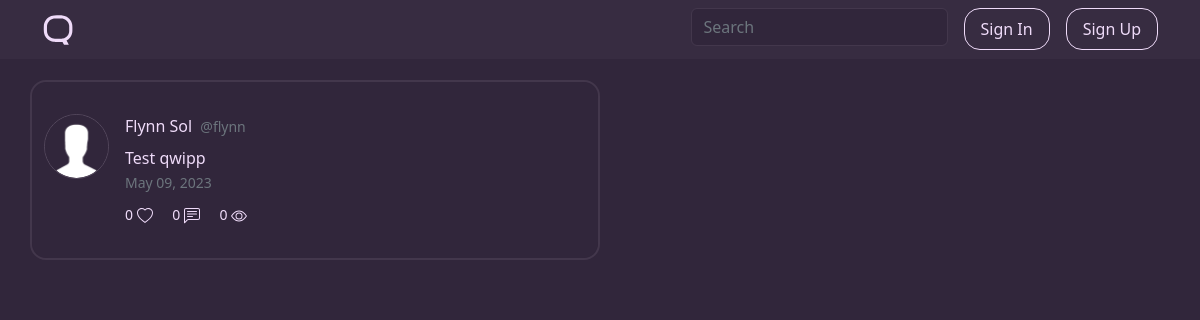
Screenshot of /u/flynn/qwipp/1 with the database file from the repository.
### qwippit/models.py (models this page shows, shortened)
class User(db.Model, UserMixin):
    id = db.Column(db.Integer, primary_key=True)
    username = db.Column(db.String(16), unique=True, nullable=False)
    displayname = db.Column(db.String(20), nullable=False)
    email = db.Column(db.String(120), unique=True, nullable=False)
    bio = db.Column(db.String(256))
    image_file = db.Column(db.String(20), nullable=False, default='default.png')
    banner_file = db.Column(db.String(20), nullable=False, default='default.png')
    password = db.Column(db.String(60), nullable=False)
    verified = db.Column(db.Boolean(), nullable=False, default=False)
    emailverified = db.Column(db.Boolean(), nullable=False, default=False)
    following = db.relationship('User',
                                secondary=followers,
                                primaryjoin=(followers.c.follower_id == id),
                                secondaryjoin=(followers.c.followed_id == id),
                                backref=db.backref('followers', lazy='dynamic'),
                                lazy='dynamic')
    viewed_qwipps = db.relationship('Qwipp', secondary='qwippViews', backref='hasViewed')
    viewed_qwills = db.relationship('Qwill', secondary='qwillViews', backref='hasViewed')
    liked_qwipps = db.relationship('Qwipp', secondary='qwippLikes', backref='hasLiked')
    liked_qwills = db.relationship('Qwill', secondary='qwillLikes', backref='hasLiked')
    qwipps = db.relationship('Qwipp', backref='author', lazy=True)
    qwills = db.relationship('Qwill', backref='author', lazy=True)
    roles = db.relationship('Role', secondary='user_roles')
    like_notifications = db.Column(db.Boolean(), nullable=False, default=True)
    follow_notifications = db.Column(db.Boolean(), nullable=False, default=True)
    reply_notifications = db.Column(db.Boolean(), nullable=False, default=True)

class Qwipp(db.Model):
    id = db.Column(db.Integer, primary_key=True)
    date_posted = db.Column(db.DateTime, nullable=False, default=datetime.utcnow)
    date_edited = db.Column(db.DateTime)
    content = db.Column(db.Text(256), nullable=False)
    views = db.Column(db.Integer, nullable=False, default=0)
    likes = db.Column(db.Integer, nullable=False, default=0)
    is_reply = db.Column(db.Boolean(), nullable=False, default=False)
    qwill_reply_id = db.Column(db.Integer, db.ForeignKey('qwill.id'))
    qwipp_reply_id = db.Column(db.Integer, db.ForeignKey('qwipp.id'))
    user_id = db.Column(db.Integer, db.ForeignKey('user.id'), nullable=False)
    replies = db.relationship('Qwipp', backref=db.backref('qwipp_replied_to', remote_side=[id]))
    hashtags = db.Column(db.Integer, db.ForeignKey('hashtag.id'))

### qwippit/users/routes.py (the view, shortened to what this page needs)
@users.route("/u/<string:username>/qwipp/<int:qwipp_id>")
def qwipp(username, qwipp_id):
    user = User.query.filter(func.lower(User.username) == func.lower(username)).first_or_404()
    qwipp = Qwipp.query.get_or_404(qwipp_id)
    if username.lower() != qwipp.author.username.lower():
        return redirect('/home')
    reply_qwipp = Qwipp.query.get(qwipp.qwipp_reply_id)
    reply_qwill = Qwill.query.get(qwipp.qwill_reply_id)
    if reply_qwipp:
        return render_template('qwipps/qwipp.html', title=user.displayname + " (@" + username + ")", qwipp=qwipp, user=user, reply=reply_qwipp, isReplyToQwipp=True)
    elif reply_qwill:
        return render_template('qwipps/qwipp.html', title=user.displayname + " (@" + username + ")", qwipp=qwipp, user=user, reply=reply_qwill, isReplyToQwipp=False)
    else:
        return render_template('qwipps/qwipp.html', title=user.displayname + " (@" + username + ")", qwipp=qwipp, user=user)

### run.py (called while the page is built)
@app.template_filter()
def number_format(num):
    magnitude = 0
    while num >= 1000:
        num = float('{:.3g}'.format(num))
        magnitude += 1
        num /= 1000.0
    formatted_num = '{:,.1f}'.format(num) if 1000 <= num < 10000 else '{:f}'.format(num)
    return '{}{}'.format(formatted_num.rstrip('0').rstrip('.'), ['', 'K', 'M', 'B', 'T'][magnitude])

### qwippit/templates/qwipps/qwipp.html (shortened to what this page needs)
{% extends "main/layout.html" %}
{% block content %}
  <article class="row content-section individual-qwipp">
    <div class="d-flex media">
        <img class="me-3 rounded-circle border border-highlight" width="65px" height="65px" src="{{ url_for('static', filename='profile_pics/' + qwipp.author.image_file) }}">
        <div class="media-body">
            {% if qwipp.is_reply %}
                <div class="article-metadata">
            {% else %}
                <div class="article-metadata mb-2">
            {% endif %}
                <a class="author-link me-1" href="{{ url_for('users.profile', username=qwipp.author.username) }}">{{ qwipp.author.displayname }}</a>
                <small class="text-muted">@{{ qwipp.author.username }}</small>
            </div>
            <div class="content">
                <p>
                    {% for word in qwipp.content.split() %}
                        {% if word.startswith('#') %}
                            <a class="reverse-font" href="{{ url_for('main.hashtagPosts', hashtag=word[1:]) }}">{{ word }}</a>
                        {% elif word.startswith('@') %}
                            <a class="reverse-font" href="{{ url_for('users.profile', username=word[1:]) }}">{{ word }}</a>
                        {% else %}
                            {{ word }}
                        {% endif %}
                    {% endfor %}
                </p>
            <div>
            <small class="date-time text-muted">{{ qwipp.date_posted.strftime('%b %d, %Y') }}</small>
            <div class="bottom-content mt-2">
                {% if qwipp.author.username == current_user.username %}
                    <small class="main-font-nh">
                        <span id="likes-qwipp-{{ qwipp.id }}">{{ qwipp.likes | number_format }}</span>
                        <svg xmlns="http://www.w3.org/2000/svg" width="16" height="16" fill="currentColor" class="bi bi-heart-fill" viewBox="0 0 16 16">
                          <path fill-rule="evenodd" d="M8 1.314C12.438-3.248 23.534 4.735 8 15-7.534 4.736 3.562-3.248 8 1.314z"/>
                        </svg>
                    </small>
                {% else %}
                    {% if current_user.is_authenticated %}
                        {% if qwipp in current_user.liked_qwipps %}
                            <small class="likes">
                                <a onclick="likeQwipp('{{ qwipp.author.username }}', {{ qwipp.id }}); event.stopPropagation();" class="main-font">
                                    <span id="likes-qwipp-{{ qwipp.id }}">{{ qwipp.likes | number_format }}</span>
                                    <svg xmlns="http://www.w3.org/2000/svg" width="16" height="16" fill="currentColor" id="heart-qwipp-{{ qwipp.id }}" class="bi bi-heart-fill" viewBox="0 0 16 16">
                                      <path fill-rule="evenodd" d="M8 1.314C12.438-3.248 23.534 4.735 8 15-7.534 4.736 3.562-3.248 8 1.314z"/>
                                    </svg>
                                </a>
                            </small>
                        {% else %}
                            <small class="likes">
                                <a onclick="likeQwipp('{{ qwipp.author.username }}', {{ qwipp.id }}); event.stopPropagation();" class="main-font">
                                    <span id="likes-qwipp-{{ qwipp.id }}">{{ qwipp.likes | number_format }}</span>
                                    <svg xmlns="http://www.w3.org/2000/svg" width="16" height="16" fill="currentColor" id="heart-qwipp-{{ qwipp.id }}" class="bi bi-heart" viewBox="0 0 16 16">
                                      <path d="m8 2.748-.717-.737C5.6.281 2.514.878 1.4 3.053c-.523 1.023-.641 2.5.314 4.385.92 1.815 2.834 3.989 6.286 6.357 3.452-2.368 5.365-4.542 6.286-6.357.955-1.886.838-3.362.314-4.385C13.486.878 10.4.28 8.717 2.01L8 2.748zM8 15C-7.333 4.868 3.279-3.04 7.824 1.143c.06.055.119.112.176.171a3.12 3.12 0 0 1 .176-.17C12.72-3.042 23.333 4.867 8 15z"/>
                                    </svg>
                                </a>
                            </small>
                        {% endif %}
                    {% else %}
                        <small class="likes">
                            <a href="{{ url_for('users.signin') }}" class="main-font">
                                <span id="likes-qwipp-{{ qwipp.id }}">{{ qwipp.likes | number_format }}</span>
                                <svg xmlns="http://www.w3.org/2000/svg" width="16" height="16" fill="currentColor" id="heart-qwipp-{{ qwipp.id }}" class="bi bi-heart" viewBox="0 0 16 16">
                                  <path d="m8 2.748-.717-.737C5.6.281 2.514.878 1.4 3.053c-.523 1.023-.641 2.5.314 4.385.92 1.815 2.834 3.989 6.286 6.357 3.452-2.368 5.365-4.542 6.286-6.357.955-1.886.838-3.362.314-4.385C13.486.878 10.4.28 8.717 2.01L8 2.748zM8 15C-7.333 4.868 3.279-3.04 7.824 1.143c.06.055.119.112.176.171a3.12 3.12 0 0 1 .176-.17C12.72-3.042 23.333 4.867 8 15z"/>
                                </svg>
                            </a>
                        </small>
                    {% endif %}
                {% endif %}
                {% if current_user.is_authenticated %}
                    <a href="{{ url_for('users.reply_qwipp', username=qwipp.author.username, qwipp_id=qwipp.id) }}" class="main-font ms-3">
                        <span id="replies-qwipp-{{ qwipp.id }}">{{ qwipp.replies | length | number_format }}</span>
                        <svg xmlns="http://www.w3.org/2000/svg" width="16" height="16" fill="currentColor" class="bi bi-chat-left-text comments" viewBox="0 0 16 16">
                          <path d="M14 1a1 1 0 0 1 1 1v8a1 1 0 0 1-1 1H4.414A2 2 0 0 0 3 11.586l-2 2V2a1 1 0 0 1 1-1h12zM2 0a2 2 0 0 0-2 2v12.793a.5.5 0 0 0 .854.353l2.853-2.853A1 1 0 0 1 4.414 12H14a2 2 0 0 0 2-2V2a2 2 0 0 0-2-2H2z"/>
                          <path d="M3 3.5a.5.5 0 0 1 .5-.5h9a.5.5 0 0 1 0 1h-9a.5.5 0 0 1-.5-.5zM3 6a.5.5 0 0 1 .5-.5h9a.5.5 0 0 1 0 1h-9A.5.5 0 0 1 3 6zm0 2.5a.5.5 0 0 1 .5-.5h5a.5.5 0 0 1 0 1h-5a.5.5 0 0 1-.5-.5z"/>
                        </svg>
                    </a>
                {% else %}
                    <small class="main-font-nh ms-3">
                        <span id="replies-qwipp-{{ qwipp.id }}">{{ qwipp.replies | length | number_format }}</span>
                    </small>
                {% endif %}
                <small class="main-font-nh views ms-3">
                    <span>{{ qwipp.views | number_format }}</span>
                </small>
            </div>
        </div>
    </div>
  </article>
{% endblock content %}

### qwippit/static/main.css (style rules this page uses)
body { background: #31263B; min-height: 800px; color: #EFDBF9; margin-top: 5rem; overflow-x: hidden; }
.rounded-circle { background-color: #31263B; }
p { margin-bottom: 0; word-wrap: break-word; }
a { text-decoration: none; }
.main-font { color: #EFDBF9; transition: color 0.25s ease; }
.main-font-nh { color: #EFDBF9; }
.author-link { text-decoration: none; color: #EFDBF9; transition: 0.25s ease color; }
.content-section { cursor: pointer; padding-top: 2rem; padding-bottom: 2rem; border-bottom: 0.15rem solid; border-color: #43374C; background-color: #31263B; transition: background-color 0.25s ease; }
.content-section:last-child { border-bottom: none; border-bottom-right-radius: 1rem; border-bottom-left-radius: 1rem; }
.border-highlight { --bs-border-color: #54485D; }
.individual-qwipp { border-top-right-radius: 1rem; border-top-left-radius: 1rem; cursor: auto; }
.likes { cursor: pointer; }
.comments { cursor: pointer; }
.media-body { width: 80%; }

### rows the page displays
User: image_file (placeholder picture), author.displayname "Flynn Sol", author.username "flynn"
Qwipp: date_posted "May 09, 2023", likes|number_format "0", views|number_format "0"

### other values shown
{{ word }} "Test" "qwipp"
{{ qwipp.replies | length | number_format }} "0"
